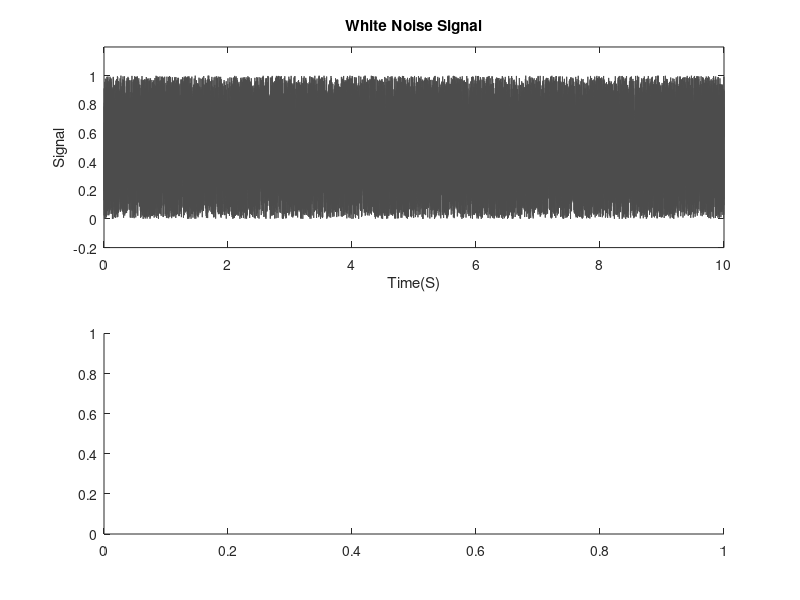

The MATLAB source for this figure: (Note: this script raises an error after producing the figure.)
clear all;clc;
cd('C:\BIOL680\Data\R016-2012-10-08');
rndSeed = 99;
%%
%%Question 1

%Comments:
%{
The signal does not fit the 1/F distribution. It has a relatively flat 
power spectrum, with a pronounced, rapidly decaying, low frequency 
component. The flat spectrum is to be expected given the equiprobable 
distribution of the signal, but the low frequency component strikes me
as a bit odd. Maybe a result of the window containing zero?
%}

sample_rate = 2000;
startT = 0;finishT = 10;
windowSize = 1024;
numPoints = 1024;

%Create the signal and time vector
times = startT:1/sample_rate:finishT;
rand('seed',rndSeed);
signal = rand(1,length(times));

%Generate the figure
figure(1);clf;
subplot(2,1,1);
plot(times,signal,'Color',[0.3 0.3 0.3]); %Plot the raw signal
set(gca,'YLim',[-0.2 1.2]); %Offset a little bit to see the signal slightly better
xlabel('Time(S)');
ylabel('Signal');
title('White Noise Signal');

subplot(2,1,2);
[psdEst,freqEst] = pwelch(signal,hamming(windowSize),windowSize/2,numPoints,sample_rate); %Welch spectrum with Hamming window
hold on;
plot(freqEst,10*log10(psdEst),'Color',[0.15 0.15 0.15]); %Plot the power spectrum
pIdeal = 10*log10(1./freqEst)+max(10*log10(psdEst));     
plot(freqEst,pIdeal,'Color',[0.3 0.3 0.3],'LineStyle','-.'); %Plot the 1/F spectrum
legend('Raw PSD','Fitted 1/F');
hold off;
xlabel('Frequency(Hz)'); 
ylabel('Power(dB)');
title('White-Noise PSD');
set(findall(gcf,'-property','FontName'),'FontName','Calibri') 
%%

%%Question 2

%Comments:
%{
Both signals show pretty decent fit for a 1/F distribution, below ~200Hz.

The hippocampal LFP appears to show a pronounced delta, theta, and beta
oscillations, as well as the 60Hz line noise. There is also a pronounced
oscillation at ~175Hz (perhaps ripple events referenced by Buzaki?)

The ventral striatal LFP shows delta, theta, and beta oscillations, but to
a lesser degree than the hippocampal LFP. However, it shows gamma 
oscillations, unlike the hippocampal signal.
%}

R016_2012_10_08_keys;
ontime = ExpKeys.TimeOnTrack(1);
offtime = ExpKeys.TimeOnTrack(2);
cscHi = LoadCSCv2('R016-2012-10-08-CSC02b.ncs');
cscVS = LoadCSCv2('R016-2012-10-08-CSC04d.ncs');
Hi = getHeader(cscHi);
block1cscHi = Restrict(cscHi,ontime,offtime);
block1cscVS = Restrict(cscVS,ontime,offtime);
figure(2);clf;
subplot(4,1,1);
plot(block1cscHi);
title('Hippocampus');
[psdEst,freqEst] = pwelch(Data(block1cscHi),hamming(windowSize),windowSize/2,numPoints*2,sample_rate); %Welch spectrum with Hamming window
subplot(4,1,2);
hold on;
plot(freqEst,10*log10(psdEst),'Color',[0.15 0.15 0.15]); %Plot the power spectrum
pIdeal = 10*log10(1./freqEst)+max(10*log10(psdEst));     
plot(freqEst,pIdeal,'Color',[0.3 0.3 0.3],'LineStyle','-.'); %Plot the 1/F spectrum
legend('Raw PSD','Fitted 1/F');
hold off;
set(gca,'XLim',[0,300]);
xlabel('Frequency(Hz)'); ylabel('Power(dB)');title('Hippocampal PSD');
subplot(4,1,3);
plot(block1cscVS);
title('Ventral Striatum');
[psdEst,freqEst] = pwelch(Data(block1cscVS),hamming(windowSize),windowSize/2,numPoints*2,sample_rate); %Welch spectrum with Hamming window
subplot(4,1,4);
hold on;
plot(freqEst,10*log10(psdEst),'Color',[0.15 0.15 0.15]); %Plot the power spectrum
pIdeal = 10*log10(1./freqEst)+max(10*log10(psdEst));     
plot(freqEst,pIdeal,'Color',[0.3 0.3 0.3],'LineStyle','-.'); %Plot the 1/F spectrum
legend('Raw PSD','Fitted 1/F');
hold off;
set(gca,'XLim',[0,300]);
xlabel('Frequency(Hz)'); ylabel('Power(dB)');title('Hippocampal PSD');
%%

%%Question 3

%Comments:
%{
Window size influences the degree of averaging/smoothing of the power
spectrum. At higher window sizes, amplitude and distinctiveness of each 
frequency band becomes more pronounced. Further, it appears that a window
size of 100 or greater is necessary to start to identify noteworthy 
oscillatory patterns (less pronounced patterns requiring an even higher
window size).
%}

figure(3);clf;
sizes = [2^3,2^5,2^7,2^9,2^11];
block1cscHi_half = Restrict(cscHi,ontime,ontime+(offtime-ontime)/2);
block1cscVS_half = Restrict(cscVS,ontime,ontime+(offtime-ontime)/2);

for ps = 1:5
    windowSize = sizes(ps);
    [psdEst,freqEst] = pwelch(Data(block1cscHi_half),hamming(windowSize),windowSize/2,numPoints,sample_rate); %Welch spectrum with Hamming window
    subplot(5,1,ps);
    plot(freqEst,10*log10(psdEst),'Color',[0.15 0.15 0.15]); %Plot the power spectrum
    if (ps == 1)        
        title(sprintf('Hippocampus\nWindow size: %d', windowSize));
    else
       title(['Window size: ', int2str(windowSize)]);
    end        
    xlabel('Frequency(Hz)'); ylabel('Power(dB)');
end
set(findall(gcf,'-property','FontName'),'FontName','Calibri') 

figure(4);clf;
sizes = [2^3,2^5,2^7,2^9,2^11];
for ps = 1:5
    windowSize = sizes(ps);
    [psdEst,freqEst] = pwelch(Data(block1cscVS_half),hamming(windowSize),windowSize/2,numPoints,sample_rate); %Welch spectrum with Hamming window
    subplot(5,1,ps);
    plot(freqEst,10*log10(psdEst),'Color',[0.15 0.15 0.15]); %Plot the power spectrum
    if (ps == 1)        
        title(sprintf('Striatal\nWindow size: %d', windowSize));
    else
       title(['Window size: ', int2str(windowSize)]);
    end
    xlabel('Frequency(Hz)'); ylabel('Power(dB)');
end
set(findall(gcf,'-property','FontName'),'FontName','Calibri') 
%%

%%Question 4

%Comments:
%{

Downsampling exaggerates the power spectrum, especially in amplitude. As
such, it can give the mistaken impression that certain frequency
bands/oscillations were more pronounced than they actually were. In
contrast, decimation largely retains the same power spectrum, though there
is a slight loss in overall amplitude.

Interestingly, decimation produces an extremely sharp decline in power
above 200 Hz.

%}


dsf = 4;
block1cscHi_halfDE = decimate(Data(block1cscHi_half),dsf);
block1cscHi_halfDS = downsample(Data(block1cscHi_half),dsf);
new_sample_rate = sample_rate./dsf;
windowSize = 1024;
figure(5);clf;
subplot(3,1,1);
[psdEst,freqEst] = pwelch(Data(block1cscHi_half),hamming(windowSize),windowSize/2,numPoints,sample_rate); %Welch spectrum with Hamming window
plot(freqEst,10*log10(psdEst),'Color',[0.15 0.15 0.15]); %Plot the power spectrum
set(gca,'XLim',[0,250]);
xlabel('Frequency(Hz)'); ylabel('Power(dB)');title('Hippocampal PSD (raw)');
[psdEst,freqEst] = pwelch(block1cscHi_halfDE,hamming(windowSize),windowSize/2,numPoints,new_sample_rate); %Welch spectrum with Hamming window
subplot(3,1,2);
plot(freqEst,10*log10(psdEst),'Color',[0.15 0.15 0.15]); %Plot the power spectrum
xlabel('Frequency(Hz)'); ylabel('Power(dB)');title('Hippocampal PSD (decimated)');
[psdEst,freqEst] = pwelch(block1cscHi_halfDS,hamming(windowSize),windowSize/2,numPoints,new_sample_rate); %Welch spectrum with Hamming window
subplot(3,1,3);
plot(freqEst,10*log10(psdEst),'Color',[0.15 0.15 0.15]); %Plot the power spectrum
xlabel('Frequency(Hz)'); ylabel('Power(dB)');title('Hippocampal PSD (downsampled)');


%% Part 4 notes

% 4. Compare the PSD following the use of decimate() as in the above example, to a PSD obtained from downsampling without using decimate(). Are there any differences?
